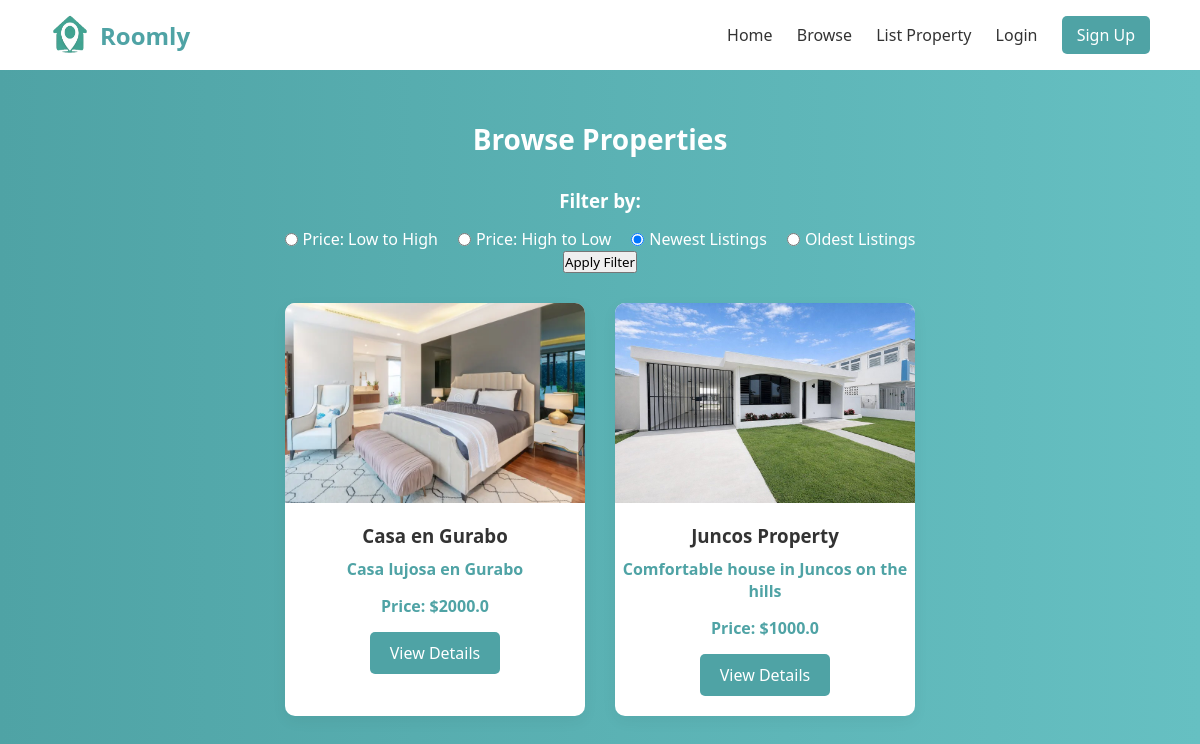
Screenshot of /browse with the database file from the repository.
### website/models.py (models this page shows)
class Property(db.Model):
    __tablename__ = 'PROPERTY'
    property_id_pk = db.Column(db.Integer, primary_key=True)
    title = db.Column(db.String(255), nullable=False)
    description = db.Column(db.Text, nullable=False)
    address = db.Column(db.String(255), nullable=False)
    city = db.Column(db.String(255), nullable=False)
    state = db.Column(db.String(255), nullable=False)
    country = db.Column(db.String(255), nullable=False)
    postal_code = db.Column(db.String(10), nullable=False)
    price_per_month = db.Column(db.Float, nullable=False)
    deposit_amount = db.Column(db.Float, nullable=False)
    number_of_bedrooms = db.Column(db.Integer, nullable=False)
    number_of_bathrooms = db.Column(db.Integer, nullable=False, default=1)
    sqr_ft = db.Column(db.Integer, nullable=False)
    amenities = db.Column(db.Text, nullable=True)
    availability_status = db.Column(db.Boolean, nullable=False)
    owner_id_fk = db.Column(db.Integer, nullable=False)
    university_id_fk = db.Column(db.Integer, nullable=True)
    images = db.relationship('PropertyImage', backref='property', lazy='select')
    amenity_links = db.relationship('PropertyAmenity', backref='property', lazy='select')
    reviews = db.relationship('PropertyReview', backref='property', lazy='select', cascade='all, delete-orphan')
    @property
    def id(self):
        return self.property_id_pk
    @property
    def price(self):
        return self.price_per_month
    @property
    def image_url(self):
        if self.images:
            return self.images[0].image_url
        return '/static/logoRoomly.png'

class PropertyImage(db.Model):
    __tablename__ = 'PROPERTY_IMAGES'
    image_id_pk = db.Column(db.Integer, primary_key=True)
    image_url = db.Column(db.String(255), nullable=False)
    property_id_fk = db.Column(db.Integer, db.ForeignKey('PROPERTY.property_id_pk'), nullable=False)

### website/views.py (the view)
@views.route('/browse')
def browse():
    selected_filter = request.args.get('filter', 'newest')
    query = Property.query.filter_by(availability_status=True)
    if selected_filter == 'price_low_high':
        query = query.order_by(Property.price_per_month.asc())
    elif selected_filter == 'price_high_low':
        query = query.order_by(Property.price_per_month.desc())
    elif selected_filter == 'oldest':
        query = query.order_by(Property.property_id_pk.asc())
    else:
        selected_filter = 'newest'
        query = query.order_by(Property.property_id_pk.desc())
    properties = query.all()
    return render_template('browse.html', properties=properties, selected_filter=selected_filter)

### website/templates/browse.html (shortened to what this page needs)
<!DOCTYPE html>
<html lang="en">
<head>
    <link rel="stylesheet" href="{{ url_for('static', filename='styles.css') }}">
</head>
<body>
    <header>
        <a class="logoRoomly" href="{{ url_for('views.home') }}">
            <img src="{{ url_for('static', filename='logoRoomly.png') }}" alt="Roomly Icon" class="header-icon">
            Roomly
            </a>
        <nav>
            <a href="{{ url_for('views.home') }}">Home</a>
            <a href="{{ url_for('views.browse') }}">Browse</a>
            <a href="{{ url_for('views.list_property') }}">List Property</a>
            {% if session.get('account_id') %}
                <a href="{{ url_for('auth.profile') }}">Profile</a>
                <span class="nav-user">Hi, {{ session.get('account_first_name') }}</span>
                <a href="{{ url_for('auth.logout') }}" class="signup-btn">Log Out</a>
            {% else %}
                <a href="{{ url_for('auth.login') }}">Login</a>
                <a href="{{ url_for('auth.signup') }}" class="signup-btn">Sign Up</a>
            {% endif %}
        </nav>
    </header>
    <section class="browse-container">
        <h2>Browse Properties</h2>
        <div class="filter-section">
            <h3>Filter by:</h3>
            <form method="GET" action="{{ url_for('views.browse') }}">
                <div class="filter-options">
                    <label><input type="radio" name="filter" value="price_low_high" {% if selected_filter == 'price_low_high' %}checked{% endif %}> Price: Low to High</label>
                    <label><input type="radio" name="filter" value="price_high_low" {% if selected_filter == 'price_high_low' %}checked{% endif %}> Price: High to Low</label>
                    <label><input type="radio" name="filter" value="newest" {% if selected_filter == 'newest' %}checked{% endif %}> Newest Listings</label>
                    <label><input type="radio" name="filter" value="oldest" {% if selected_filter == 'oldest' %}checked{% endif %}> Oldest Listings</label>
                </div>
                <button type="submit">Apply Filter</button>
            </form>
        </div>
        <div class="property-listings">
            {% for property in properties %}
                <div class="property-card">
                    <img src="{{ property.image_url }}" alt="{{ property.title }}">
                    <h3>{{ property.title }}</h3>
                    <p>{{ property.description }}</p>
                    <p>Price: ${{ property.price }}</p>
                    <a href="{{ url_for('views.property_detail', property_id=property.id) }}" class="view-details-btn">View Details</a>
                </div>
            {% endfor %}
        </div>
    </section>
</body>
</html>

### website/static/styles.css (style rules this page uses)
* { margin: 0; padding: 0; box-sizing: border-box; font-family: 'Segoe UI', sans-serif; }
body { background-color: #f8f9fa; color: #333; }
header { display: flex; justify-content: space-between; align-items: center; padding: 15px 50px; background-color: white; box-shadow: 0 2px 5px rgba(0,0,0,0.05); }
.header-icon { height: 40px; width: 40px; margin-right: 10px; vertical-align: middle; }
.logoRoomly { display: flex; align-items: center; font-size: 24px; font-weight: 700; color: #4FA3A5; text-decoration: none; }
nav a { margin-left: 20px; text-decoration: none; color: #333; font-weight: 500; }
.signup-btn { background-color: #4FA3A5; color: white; padding: 8px 15px; border-radius: 5px; }
.view-details-btn { display: inline-block; padding: 10px 20px; border: none; background-color: #4FA3A5; color: white; border-radius: 5px; cursor: pointer; text-decoration: none; transition: background-color 0.3s ease; }
.browse-container { padding: 50px; text-align: center; background: linear-gradient(to right, #4FA3A5, #66c0c2); min-height: calc(100vh - 70px); }
.browse-container h2 { margin-bottom: 30px; font-size: 28px; color: white; }
.browse-container .property-listings { display: flex; justify-content: center; gap: 30px; flex-wrap: wrap; }
.browse-container .property-card { background-color: white; width: 300px; border-radius: 10px; box-shadow: 0 5px 15px rgba(0,0,0,0.05); padding-bottom: 20px; transition: transform 0.3s ease; }
.browse-container .property-card img { width: 100%; border-radius: 10px 10px 0 0; }
.browse-container .property-card h3 { margin: 15px 0 10px; }
.browse-container .property-card p { margin-bottom: 15px; font-weight: bold; color: #4FA3A5; }
.browse-container .property-card .view-details-btn { display: inline-block; padding: 10px 20px; background-color: #4FA3A5; color: white; border-radius: 5px; text-decoration: none; cursor: pointer; }
.browse-container .filter-section { margin-bottom: 30px; }
.browse-container .filter-section h3 { margin-bottom: 15px; color: white; }
.browse-container .filter-section .filter-options { display: flex; gap: 20px; justify-content: center; }
.browse-container .filter-section .filter-options label { display: flex; align-items: center; gap: 5px; color: white; }

### rows the page displays
Property: image_url (picture), title "Casa en Gurabo", description "Casa lujosa en Gurabo", price "2000.0"
Property: image_url (picture), title "Juncos Property", description "Comfortable house in Juncos on the hills", price "1000.0"
